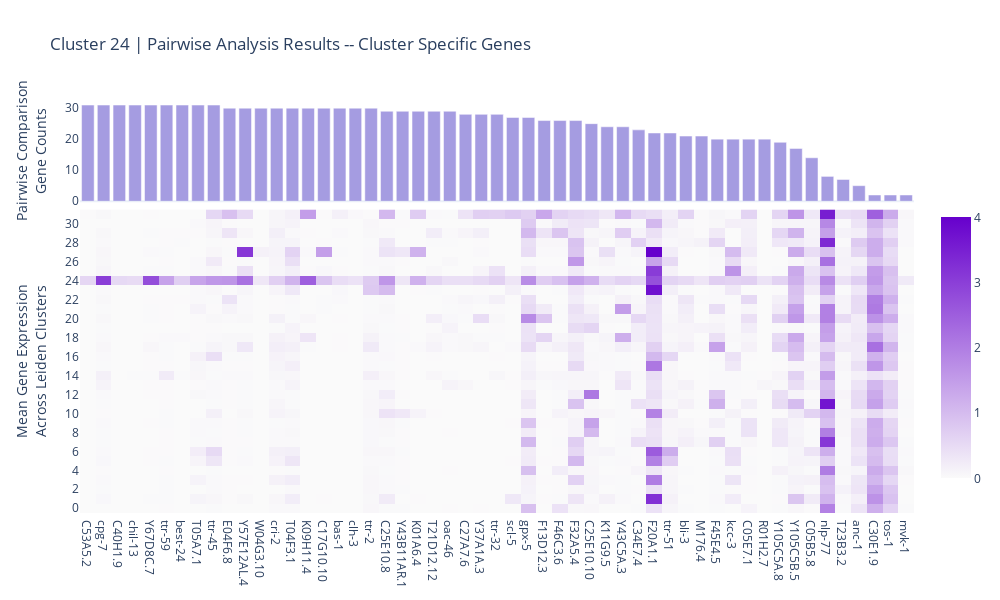

The cell this chart's notebook holds for it:
### Markdown cell above
Results can be visualized with the `plot_pairwise_results` function

## Plot

### Code cell
plot_pairwise_results(adata, '24', save=None)

### Figure 1 — Plotly figure (JSON) as saved in the notebook; plotly's stock layout.template omitted (floating-point values rounded to 4 significant figures; data arrays with more than 128 entries replaced by an {"elided": "..."} marker saying what was removed)
{"data": [{"marker": {"color": "slateblue"}, "opacity": 0.6, "type": "bar", "x": ["C53A5.2", "cpg-7", "C40H1.9", "chil-13", "Y67D8C.7", "ttr-59", "best-24", "T05A7.1", "ttr-45", "E04F6.8", "Y57E12AL.4", "W04G3.10", "cri-2", "T04F3.1", "K09H11.4", "C17G10.10", "bas-1", "clh-3", "ttr-2", "C25E10.8", "Y43B11AR.1", "K01A6.4", "T21D12.12", "oac-46", "C27A7.6", "Y37A1A.3", "ttr-32", "scl-5", "gpx-5", "F13D12.3", "F46C3.6", "F32A5.4", "C25E10.10", "K11G9.5", "Y43C5A.3", "C34E7.4", "F20A1.1", "ttr-51", "bli-3", "M176.4", "F45E4.5", "kcc-3", "C05E7.1", "R01H2.7", "Y105C5A.8", "Y105C5B.5", "C05B5.8", "nlp-77", "T23B3.2", "anc-1", "C30E1.9", "tos-1", "mvk-1"], "xaxis": "x", "y": [31, 31, 31, 31, 31, 31, 31, 31, 31, 30, 30, 30, 30, 30, 30, 30, 30, 30, 30, 29, 29, 29, 29, 29, 28, 28, 28, 27, 27, 26, 26, 26, 25, 24, 24, 23, 22, 22, 21, 21, 20, 20, 20, 20, 19, 17, 14, 8, 7, 5, 2, 2, 2], "yaxis": "y"}, {"colorbar": {"len": 0.68, "x": 1.02, "y": 0.4}, "colorscale": [[0, "rgb(250,250,250)"], [1, "rgb(102,0,204)"]], "type": "heatmap", "x": ["C53A5.2", "cpg-7", "C40H1.9", "chil-13", "Y67D8C.7", "ttr-59", "best-24", "T05A7.1", "ttr-45", "E04F6.8", "Y57E12AL.4", "W04G3.10", "cri-2", "T04F3.1", "K09H11.4", "C17G10.10", "bas-1", "clh-3", "ttr-2", "C25E10.8", "Y43B11AR.1", "K01A6.4", "T21D12.12", "oac-46", "C27A7.6", "Y37A1A.3", "ttr-32", "scl-5", "gpx-5", "F13D12.3", "F46C3.6", "F32A5.4", "C25E10.10", "K11G9.5", "Y43C5A.3", "C34E7.4", "F20A1.1", "ttr-51", "bli-3", "M176.4", "F45E4.5", "kcc-3", "C05E7.1", "R01H2.7", "Y105C5A.8", "Y105C5B.5", "C05B5.8", "nlp-77", "T23B3.2", "anc-1", "C30E1.9", "tos-1", "mvk-1"], "xaxis": "x2", "y": ["0", "1", "2", "3", "4", "5", "6", "7", "8", "9", "10", "11", "12", "13", "14", "15", "16", "17", "18", "19", "20", "21", "22", "23", "24", "25", "26", "27", "28", "29", "30", "31"], "yaxis": "y2", "z": {"elided": "32x53 float values"}, "zmax": 4, "zmin": 0}], "layout": {"height": 600, "title": {"text": "Cluster 24 | Pairwise Analysis Results -- Cluster Specific Genes"}, "width": 1000, "xaxis": {"anchor": "y", "autorange": true, "domain": [0, 1], "matches": "x2", "range": [-0.5, 52.5], "showgrid": false, "showticklabels": false, "type": "category"}, "xaxis2": {"anchor": "y2", "autorange": true, "domain": [0, 1], "range": [-0.5, 52.5], "showgrid": false, "type": "category"}, "xaxis3": {"showgrid": false, "title": {"text": "Cluster Specific Genes"}}, "yaxis": {"anchor": "x", "autorange": true, "domain": [0.755, 1], "range": [0, 32.63], "showgrid": false, "title": {"text": "Pairwise Comparison<br>Gene Counts"}, "type": "linear"}, "yaxis2": {"anchor": "x2", "autorange": true, "domain": [0, 0.735], "range": [-0.5, 31.5], "showgrid": false, "title": {"text": "Mean Gene Expression<br>Across Leiden Clusters"}, "type": "category"}, "yaxis3": {"showgrid": false, "visible": false}}}
